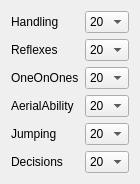
  <widget class="QWidget" name="formLayoutWidget_5">
   <property name="geometry">
    <rect>
     <x>280</x>
     <y>260</y>
     <width>112</width>
     <height>152</height>
    </rect>
   </property>
   <layout class="QFormLayout" name="formLayout_5">
    <item row="0" column="0">
     <widget class="QLabel" name="ss1">
      <property name="styleSheet">
       <string notr="true">font: 9pt &quot;맑은 고딕&quot;;
color: rgb(0, 0, 0);</string>
      </property>
      <property name="text">
       <string>Handling</string>
      </property>
     </widget>
    </item>
    <item row="0" column="1">
     <widget class="QComboBox" name="comboBox_3">
      <item>
       <property name="text">
        <string>20</string>
       </property>
      </item>
      <item>
       <property name="text">
        <string>19</string>
       </property>
      </item>
      <item>
       <property name="text">
        <string>18</string>
       </property>
      </item>
      <item>
       <property name="text">
        <string>17</string>
       </property>
      </item>
      <item>
       <property name="text">
        <string>16</string>
       </property>
      </item>
      <item>
       <property name="text">
        <string>15</string>
       </property>
      </item>
      <item>
       <property name="text">
        <string>14</string>
       </property>
      </item>
      <item>
       <property name="text">
        <string>13</string>
       </property>
      </item>
      <item>
       <property name="text">
        <string>12</string>
       </property>
      </item>
      <item>
       <property name="text">
        <string>11</string>
       </property>
      </item>
      <item>
       <property name="text">
        <string>10</string>
       </property>
      </item>
      <item>
       <property name="text">
        <string>9</string>
       </property>
      </item>
      <item>
       <property name="text">
        <string>8</string>
       </property>
      </item>
      <item>
       <property name="text">
        <string>7</string>
       </property>
      </item>
      <item>
       <property name="text">
        <string>6</string>
       </property>
      </item>
      <item>
       <property name="text">
        <string>5</string>
       </property>
      </item>
      <item>
       <property name="text">
        <string>4</string>
       </property>
      </item>
      <item>
       <property name="text">
        <string>3</string>
       </property>
      </item>
      <item>
       <property name="text">
        <string>2</string>
       </property>
      </item>
      <item>
       <property name="text">
        <string>1</string>
       </property>
      </item>
      <item>
       <property name="text">
        <string>0</string>
       </property>
      </item>
     </widget>
    </item>
    <item row="1" column="0">
     <widget class="QLabel" name="ss4_5">
      <property name="styleSheet">
       <string notr="true">font: 9pt &quot;맑은 고딕&quot;;
color: rgb(0, 0, 0);</string>
      </property>
      <property name="text">
       <string>Reflexes</string>
      </property>
     </widget>
    </item>
    <item row="1" column="1">
     <widget class="QComboBox" name="comboBox_30">
      <item>
       <property name="text">
        <string>20</string>
       </property>
      </item>
      <item>
       <property name="text">
        <string>19</string>
       </property>
      </item>
      <item>
       <property name="text">
        <string>18</string>
       </property>
      </item>
      <item>
       <property name="text">
        <string>17</string>
       </property>
      </item>
      <item>
       <property name="text">
        <string>16</string>
       </property>
      </item>
      <item>
       <property name="text">
        <string>15</string>
       </property>
      </item>
      <item>
       <property name="text">
        <string>14</string>
       </property>
      </item>
      <item>
       <property name="text">
        <string>13</string>
       </property>
      </item>
      <item>
       <property name="text">
        <string>12</string>
       </property>
      </item>
      <item>
       <property name="text">
        <string>11</string>
       </property>
      </item>
      <item>
       <property name="text">
        <string>10</string>
       </property>
      </item>
      <item>
       <property name="text">
        <string>9</string>
       </property>
      </item>
      <item>
       <property name="text">
        <string>8</string>
       </property>
      </item>
      <item>
       <property name="text">
        <string>7</string>
       </property>
      </item>
      <item>
       <property name="text">
        <string>6</string>
       </property>
      </item>
      <item>
       <property name="text">
        <string>5</string>
       </property>
      </item>
      <item>
       <property name="text">
        <string>4</string>
       </property>
      </item>
      <item>
       <property name="text">
        <string>3</string>
       </property>
      </item>
      <item>
       <property name="text">
        <string>2</string>
       </property>
      </item>
      <item>
       <property name="text">
        <string>1</string>
       </property>
      </item>
      <item>
       <property name="text">
        <string>0</string>
       </property>
      </item>
     </widget>
    </item>
    <item row="2" column="0">
     <widget class="QLabel" name="ss5_2">
      <property name="styleSheet">
       <string notr="true">font: 9pt &quot;맑은 고딕&quot;;
color: rgb(0, 0, 0);</string>
      </property>
      <property name="text">
       <string>OneOnOnes</string>
      </property>
     </widget>
    </item>
    <item row="2" column="1">
     <widget class="QComboBox" name="comboBox_14">
      <item>
       <property name="text">
        <string>20</string>
       </property>
      </item>
      <item>
       <property name="text">
        <string>19</string>
       </property>
      </item>
      <item>
       <property name="text">
        <string>18</string>
       </property>
      </item>
      <item>
       <property name="text">
        <string>17</string>
       </property>
      </item>
      <item>
       <property name="text">
        <string>16</string>
       </property>
      </item>
      <item>
       <property name="text">
        <string>15</string>
       </property>
      </item>
      <item>
       <property name="text">
        <string>14</string>
       </property>
      </item>
      <item>
       <property name="text">
        <string>13</string>
       </property>
      </item>
      <item>
       <property name="text">
        <string>12</string>
       </property>
      </item>
      <item>
       <property name="text">
        <string>11</string>
       </property>
      </item>
      <item>
       <property name="text">
        <string>10</string>
       </property>
      </item>
      <item>
       <property name="text">
        <string>9</string>
       </property>
      </item>
      <item>
       <property name="text">
        <string>8</string>
       </property>
      </item>
      <item>
       <property name="text">
        <string>7</string>
       </property>
      </item>
      <item>
       <property name="text">
        <string>6</string>
       </property>
      </item>
      <item>
       <property name="text">
        <string>5</string>
       </property>
      </item>
      <item>
       <property name="text">
        <string>4</string>
       </property>
      </item>
      <item>
       <property name="text">
        <string>3</string>
       </property>
      </item>
      <item>
       <property name="text">
        <string>2</string>
       </property>
      </item>
      <item>
       <property name="text">
        <string>1</string>
       </property>
      </item>
      <item>
       <property name="text">
        <string>0</string>
       </property>
      </item>
     </widget>
    </item>
    <item row="3" column="0">
     <widget class="QLabel" name="ss2_4">
      <property name="styleSheet">
       <string notr="true">font: 9pt &quot;맑은 고딕&quot;;
color: rgb(0, 0, 0);</string>
      </property>
      <property name="text">
       <string>AerialAbility</string>
      </property>
     </widget>
    </item>
    <item row="3" column="1">
     <widget class="QComboBox" name="comboBox_28">
      <item>
       <property name="text">
        <string>20</string>
       </property>
      </item>
      <item>
       <property name="text">
        <string>19</string>
       </property>
      </item>
      <item>
       <property name="text">
        <string>18</string>
       </property>
      </item>
      <item>
       <property name="text">
        <string>17</string>
       </property>
      </item>
      <item>
       <property name="text">
        <string>16</string>
       </property>
      </item>
      <item>
       <property name="text">
        <string>15</string>
       </property>
      </item>
      <item>
       <property name="text">
        <string>14</string>
       </property>
      </item>
      <item>
       <property name="text">
        <string>13</string>
       </property>
      </item>
      <item>
       <property name="text">
        <string>12</string>
       </property>
      </item>
      <item>
       <property name="text">
        <string>11</string>
       </property>
      </item>
      <item>
       <property name="text">
        <string>10</string>
       </property>
      </item>
      <item>
       <property name="text">
        <string>9</string>
       </property>
      </item>
      <item>
       <property name="text">
        <string>8</string>
       </property>
      </item>
      <item>
       <property name="text">
        <string>7</string>
       </property>
      </item>
      <item>
       <property name="text">
        <string>6</string>
       </property>
      </item>
      <item>
       <property name="text">
        <string>5</string>
       </property>
      </item>
      <item>
       <property name="text">
        <string>4</string>
       </property>
      </item>
      <item>
       <property name="text">
        <string>3</string>
       </property>
      </item>
      <item>
       <property name="text">
        <string>2</string>
       </property>
      </item>
      <item>
       <property name="text">
        <string>1</string>
       </property>
      </item>
      <item>
       <property name="text">
        <string>0</string>
       </property>
      </item>
     </widget>
    </item>
    <item row="4" column="1">
     <widget class="QComboBox" name="comboBox_22">
      <item>
       <property name="text">
        <string>20</string>
       </property>
      </item>
      <item>
       <property name="text">
        <string>19</string>
       </property>
      </item>
      <item>
       <property name="text">
        <string>18</string>
       </property>
      </item>
      <item>
       <property name="text">
        <string>17</string>
       </property>
      </item>
      <item>
       <property name="text">
        <string>16</string>
       </property>
      </item>
      <item>
       <property name="text">
        <string>15</string>
       </property>
      </item>
      <item>
       <property name="text">
        <string>14</string>
       </property>
      </item>
      <item>
       <property name="text">
        <string>13</string>
       </property>
      </item>
      <item>
       <property name="text">
        <string>12</string>
       </property>
      </item>
      <item>
       <property name="text">
        <string>11</string>
       </property>
      </item>
      <item>
       <property name="text">
        <string>10</string>
       </property>
      </item>
      <item>
       <property name="text">
        <string>9</string>
       </property>
      </item>
      <item>
       <property name="text">
        <string>8</string>
       </property>
      </item>
      <item>
       <property name="text">
        <string>7</string>
       </property>
      </item>
      <item>
       <property name="text">
        <string>6</string>
       </property>
      </item>
      <item>
       <property name="text">
        <string>5</string>
       </property>
      </item>
      <item>
       <property name="text">
        <string>4</string>
       </property>
      </item>
      <item>
       <property name="text">
        <string>3</string>
       </property>
      </item>
      <item>
       <property name="text">
        <string>2</string>
       </property>
      </item>
      <item>
       <property name="text">
        <string>1</string>
       </property>
      </item>
      <item>
       <property name="text">
        <string>0</string>
       </property>
      </item>
     </widget>
    </item>
    <item row="4" column="0">
     <widget class="QLabel" name="ss5_3">
      <property name="styleSheet">
       <string notr="true">font: 9pt &quot;맑은 고딕&quot;;
color: rgb(0, 0, 0);</string>
      </property>
      <property name="text">
       <string>Jumping</string>
      </property>
     </widget>
    </item>
    <item row="5" column="0">
     <widget class="QLabel" name="ss2">
      <property name="styleSheet">
       <string notr="true">font: 9pt &quot;맑은 고딕&quot;;
color: rgb(0, 0, 0);</string>
      </property>
      <property name="text">
       <string>Decisions</string>
      </property>
     </widget>
    </item>
    <item row="5" column="1">
     <widget class="QComboBox" name="comboBox_4">
      <item>
       <property name="text">
        <string>20</string>
       </property>
      </item>
      <item>
       <property name="text">
        <string>19</string>
       </property>
      </item>
      <item>
       <property name="text">
        <string>18</string>
       </property>
      </item>
      <item>
       <property name="text">
        <string>17</string>
       </property>
      </item>
      <item>
       <property name="text">
        <string>16</string>
       </property>
      </item>
      <item>
       <property name="text">
        <string>15</string>
       </property>
      </item>
      <item>
       <property name="text">
        <string>14</string>
       </property>
      </item>
      <item>
       <property name="text">
        <string>13</string>
       </property>
      </item>
      <item>
       <property name="text">
        <string>12</string>
       </property>
      </item>
      <item>
       <property name="text">
        <string>11</string>
       </property>
      </item>
      <item>
       <property name="text">
        <string>10</string>
       </property>
      </item>
      <item>
       <property name="text">
        <string>9</string>
       </property>
      </item>
      <item>
       <property name="text">
        <string>8</string>
       </property>
      </item>
      <item>
       <property name="text">
        <string>7</string>
       </property>
      </item>
      <item>
       <property name="text">
        <string>6</string>
       </property>
      </item>
      <item>
       <property name="text">
        <string>5</string>
       </property>
      </item>
      <item>
       <property name="text">
        <string>4</string>
       </property>
      </item>
      <item>
       <property name="text">
        <string>3</string>
       </property>
      </item>
      <item>
       <property name="text">
        <string>2</string>
       </property>
      </item>
      <item>
       <property name="text">
        <string>1</string>
       </property>
      </item>
      <item>
       <property name="text">
        <string>0</string>
       </property>
      </item>
     </widget>
    </item>
   </layout>
  </widget>
